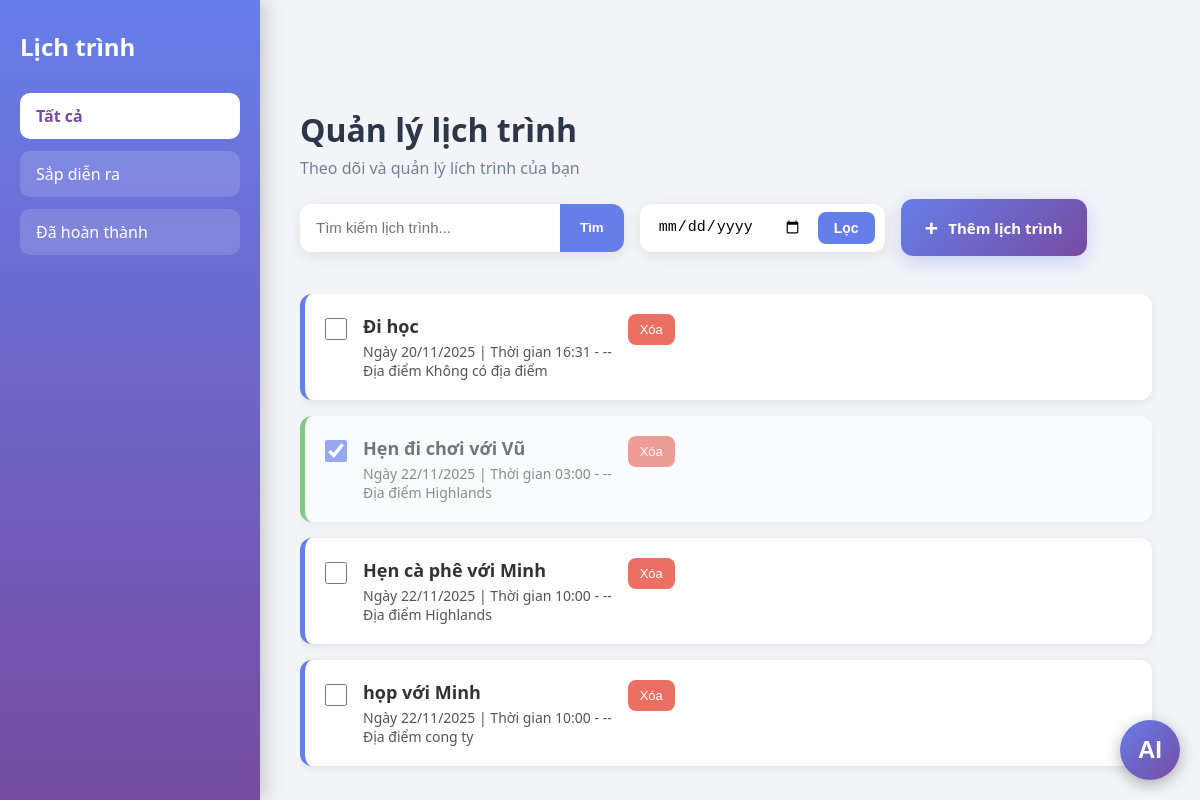
Before: / with the older database file.
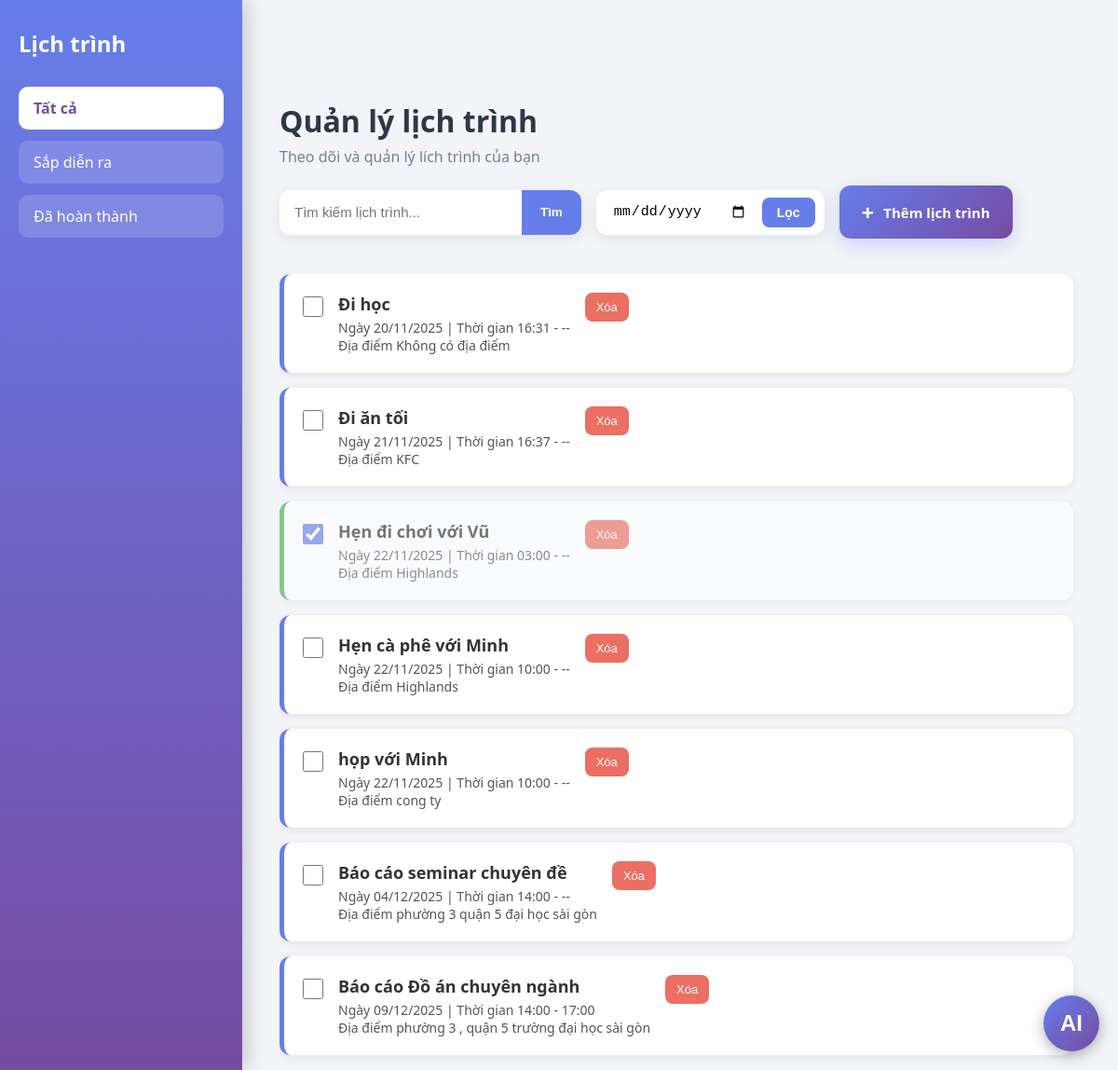
After: the same page with the newer database file.
### tables this page shows
CREATE TABLE events (
            id INTEGER PRIMARY KEY AUTOINCREMENT,
            event TEXT ,
            start_time DATETIME ,
            end_time DATETIME ,
            location TEXT,
            reminder_minutes INTEGER DEFAULT 0,
            isComplete INTEGER DEFAULT 0,
            created_at TIMESTAMP DEFAULT CURRENT_TIMESTAMP
        );

### routes.py (the view, shortened to what this page needs)
@main_bp.route('/', methods=['GET', 'POST'])
def index():
    filter_type = request.args.get('filter', 'all')
    show_form = request.args.get('add') == '1'
    now = datetime.now(VN_TZ)
    if request.method == 'POST' and 'toggle_complete' in request.form:
        event_id = request.form['event_id']
        toggle_complete(event_id)
        return redirect(url_for('main.index', filter=filter_type))
    all_events = get_all_events()
    filtered_events = []
    for e in all_events:
        completed = is_event_completed(e, now)
        if filter_type == 'all' or \
           (filter_type == 'upcoming' and not completed) or \
           (filter_type == 'completed' and completed):
            filtered_events.append({
                'id': e['id'],
                'name': e['event'],
                'date': format_event_date(e['start_time']),
                'time': format_event_time(e['start_time'], e['end_time']),
                'location': e['location'] or 'Không có địa điểm',
                'reminder_minutes' : e['reminder_minutes'],
                'completed': completed
            })
    return render_template('index.html',
                           events=filtered_events,
                           filter=filter_type,
                           selected_datetime=request.args.get('datetime', '').replace(' ', 'T')[:16],
                           show_form=show_form,
                           format_time=format_time)

### models.py (called while the page is built)
def get_db_connection():
    conn = sqlite3.connect(Config.DATABASE)
    conn.row_factory = sqlite3.Row
    return conn

def get_all_events():
    conn = get_db_connection()
    cursor = conn.cursor()
    cursor.execute('SELECT * FROM events ORDER BY start_time ASC')
    rows = cursor.fetchall()
    conn.close()
    return [dict(row) for row in rows]

### utils.py (called while the page is built)
def format_event_time(start_iso, end_iso):
    try:
        start = datetime.fromisoformat(start_iso)
        if end_iso :
            end = datetime.fromisoformat(end_iso)
        else : end =  "--"
        return f"{start.strftime('%H:%M')} - {end.strftime('%H:%M') if end_iso else end}"
    except:
        return "Không xác định"

def format_event_date(iso_string):
    try:
        dt = datetime.fromisoformat(iso_string)
        return dt.strftime('%d/%m/%Y')
    except:
        return "Không xác định"

def is_event_completed(event, now=None):
    if now is None:
        now = datetime.now(VN_TZ)
    if event.get('isComplete', 0) == 1:
        return True
    if not event.get('end_time'):
        return False
    try:
        end_time_dt = datetime.fromisoformat(event['end_time'])
        if end_time_dt.tzinfo is None:
            end_time_dt = VN_TZ.localize(end_time_dt)
        return end_time_dt < now
    except (ValueError, TypeError):
        return False

### templates/index.html (shortened to what this page needs)
<!DOCTYPE html>
<html lang="vi">
<head>
    <link rel="stylesheet" href="{{ url_for('static', filename='css/style.css') }}">
<link rel="stylesheet" href="{{ url_for('static', filename='css/ai-chatbox.css') }}">
</head>
<body>
    <div class="layout">
        <aside class="sidebar">
            <h2>Lịch trình</h2>
            <div class="sidebar-tabs">
                <a href="{{ url_for('main.index', filter='all', add=(1 if show_form else None)) }}"
                   class="sidebar-tab {{ 'active' if filter == 'all' else '' }}">Tất cả</a>
                <a href="{{ url_for('main.index', filter='upcoming', add=(1 if show_form else None)) }}"
                   class="sidebar-tab {{ 'active' if filter == 'upcoming' else '' }}">Sắp diễn ra</a>
                <a href="{{ url_for('main.index', filter='completed', add=(1 if show_form else None)) }}"
                   class="sidebar-tab {{ 'active' if filter == 'completed' else '' }}">Đã hoàn thành</a>
            </div>
        </aside>
        <div class="main-content">
         <div class="header">
    <div class="header-inner">
        <div class="header-text">
            <h1>Quản lý lịch trình</h1>
            <p>Theo dõi và quản lý lích trình của bạn</p>
        </div>
        <div class="header-right">
            <form action="{{ url_for('main.search') }}" method="get" class="search-form">
                <input type="text" name="q" placeholder="Tìm kiếm lịch trình..." value="{{ search_query or '' }}">
                <button type="submit">Tìm</button>
            </form>
            <form action="{{ url_for('main.filter_by_date') }}" method="get" class="date-filter">
                <input type="date" name="datetime" value="{{ selected_datetime or '' }}">
                <button type="submit">Lọc</button>
            </form>
            {% if not (detail_event or edit_event) %}
            <a href="{{ url_for('main.index', filter=filter, add=1) }}" class="btn-add-event" title="Thêm lịch trình">
                <span>Thêm lịch trình</span>
            </a>
            {% endif %}
        </div>
    </div>
</div>
            {% if not (show_form or detail_event or edit_event) %}
            <div class="events-container">
                {% if events|length == 0 %}
                    <p style="color:#888; text-align:center; padding:20px;">Chưa có lịch trình nào.</p>
                {% else %}
                    {% for e in events %}
                    <div class="event-card {{ 'completed' if e.completed else '' }}">
                        <form method="POST" class="complete-form" style="margin:0;">
                            <input type="checkbox" class="event-checkbox"
                                    {{ 'checked' if e.completed else '' }}
                                    onchange="this.closest('form').submit()">
                        </form>
                        <div>
                            <div class="event-title">
                                <a href="{{ url_for('main.view_event_detail', event_id=e.id, filter=filter) }}" style="color:inherit; text-decoration:none;">
                                    {{ e.name }}
                                </a>
                            </div>
                            <div style="font-size:14px; color:#555; margin-top:4px;">
                                Ngày {{ e.date }} | Thời gian {{ e.time }}<br>
                                Địa điểm {{ e.location }}
                            </div>
                        </div>
                        <form method="POST" action="{{ url_for('main.delete_event', event_id=e.id) }}" onsubmit="return confirm('Xóa lịch trình này?')">
                            <button type="submit" class="delete-btn" title="Xóa lịch trình">Xóa</button>
                        </form>
                    </div>
                    {% endfor %}
                {% endif %}
            </div>
            {% endif %}
        </div>
    </div>
<button class="ai-fab" onclick="toggleChat()" title="Mở trợ lý AI">AI</button>
</body>
</html>

### static/css/style.css (style rules this page uses)
* { margin: 0; padding: 0; box-sizing: border-box; }
body { font-family: 'Segoe UI', Tahoma, Geneva, Verdana, sans-serif; background: #f3f4f8; height: 100vh; display: flex; }
.layout { display: flex; width: 100%; height: 100vh; }
.sidebar { width: 260px; background: linear-gradient(180deg, #667eea, #764ba2); color: white; padding: 30px 20px; min-height: 100vh; box-shadow: 4px 0 20px rgba(0,0,0,0.2); flex-shrink: 0; }
.sidebar h2 { font-size: 24px; margin-bottom: 30px; font-weight: 600; }
.sidebar-tabs { display: flex; flex-direction: column; gap: 12px; }
.sidebar-tab { padding: 12px 16px; background: rgba(255,255,255,0.15); border-radius: 10px; color: white; text-decoration: none; font-size: 16px; transition: all 0.3s; }
.sidebar-tab.active { background: white; color: #764ba2; font-weight: 700; }
.main-content { flex: 1; padding: 0 40px; overflow: hidden; display: flex; flex-direction: column; }
.header { padding: 24px 0; background: transparent; }
.header-inner { display: flex; justify-content: space-between; align-items: center; width: 100%; }
.header-text h1 { margin: 0; font-size: 30px; font-weight: 700; color: #333; }
.header-text p { margin: 6px 0 0; color: #666; font-size: 16px; }
.events-container { flex: 1; overflow-y: auto; padding-right: 8px; margin-top: 10px; scroll-behavior: smooth; }
.events-container { scrollbar-width: thin; scrollbar-color: #c1c1c1 #f1f1f1; }
.event-card { background: white; padding: 20px; border-left: 5px solid #667eea; border-radius: 12px; box-shadow: 0 2px 10px rgba(0,0,0,0.08); margin-bottom: 16px; display: flex; gap: 16px; align-items: flex-start; transition: all 0.3s; }
.event-card.completed { opacity: 0.65; border-left-color: #4caf50; }
.event-checkbox { width: 22px; height: 22px; margin-top: 4px; cursor: pointer; accent-color: #667eea; }
.event-title { font-size: 18px; font-weight: 600; color: #333; }
.event-title a { color: inherit; text-decoration: none; }
.search-form { display: flex; background: white; border-radius: 12px; overflow: hidden; box-shadow: 0 4px 15px rgba(0,0,0,0.1); }
.search-form input { padding: 12px 16px; border: none; width: 240px; font-size: 15px; }
.search-form button { padding: 0 18px; background: #667eea; color: white; border: none; cursor: pointer; }
.delete-btn { background: #e74c3c; color: white; border: none; padding: 8px 12px; border-radius: 8px; cursor: pointer; font-size: 13px; opacity: 0.8; transition: all 0.3s; }
.date-filter button { padding: 10px 18px; background: #667eea; color: white; border: none; border-radius: 10px; cursor: pointer; font-weight: 600; transition: all 0.3s; }
.header { padding: 28px 0; background: transparent; }
.header-inner { display: flex; justify-content: space-between; align-items: center; flex-wrap: wrap; gap: 20px; }
.header-text h1 { font-size: 32px; font-weight: 800; color: #2d3748; margin: 0; }
.header-text p { margin: 6px 0 0; color: #718096; font-size: 16px; }
.header-right { display: flex; align-items: center; gap: 16px; flex-wrap: wrap; }
.search-form { display: flex; background: white; border-radius: 12px; overflow: hidden; box-shadow: 0 4px 15px rgba(0,0,0,0.08); height: 48px; }
.search-form input { padding: 0 16px; border: none; width: 260px; font-size: 15px; }
.search-form button { padding: 0 20px; background: #667eea; color: white; border: none; cursor: pointer; font-weight: 600; transition: background 0.3s; }
.date-filter { display: flex; align-items: center; background: white; border-radius: 12px; padding: 0 10px; box-shadow: 0 4px 15px rgba(0,0,0,0.08); height: 48px; gap: 8px; }
.date-filter input[type="date"] { border: none; font-size: 15px; padding: 0 8px; min-width: 160px; background: transparent; }
.date-filter button { padding: 8px 16px; background: #667eea; color: white; border: none; border-radius: 8px; cursor: pointer; font-weight: 600; font-size: 14px; }
.btn-add-event { display: flex; align-items: center; gap: 10px; background: linear-gradient(135deg, #667eea, #764ba2); color: white; padding: 12px 24px; border-radius: 12px; text-decoration: none; font-weight: 600; font-size: 15px; box-shadow: 0 6px 20px rgba(102,126,234,0.3); transition: all 0.3s ease; white-space: nowrap; }
.btn-add-event::before { content: "+"; font-size: 24px; font-weight: bold; }

Changed rows visible on the page:
added events: name "Đi ăn tối", date "21/11/2025", time "16:37 - --", location "KFC"
added events: name "Báo cáo seminar chuyên đề", date "04/12/2025", time "14:00 - --", location "phường 3 quận 5 đại học sài gòn"
added events: name "Báo cáo Đồ án chuyên ngành", date "09/12/2025", time "14:00 - 17:00", location "phường 3 , quận 5 trường đại học sài gòn"
